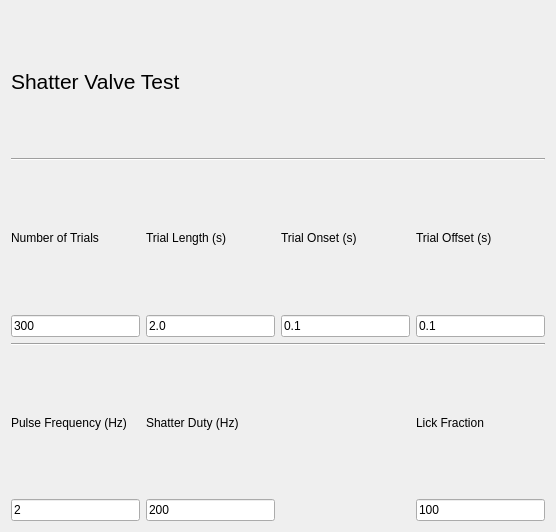
<?xml version="1.0" encoding="UTF-8"?>
<ui version="4.0">
 <class>Form</class>
 <widget class="QWidget" name="Form">
  <property name="geometry">
   <rect>
    <x>0</x>
    <y>0</y>
    <width>556</width>
    <height>532</height>
   </rect>
  </property>
  <property name="windowTitle">
   <string>Form</string>
  </property>
  <layout class="QGridLayout" name="gridLayout">
   <item row="4" column="1">
    <widget class="QLineEdit" name="trialLengthEdit">
     <property name="text">
      <string>2.0</string>
     </property>
    </widget>
   </item>
   <item row="4" column="0">
    <widget class="QLineEdit" name="nTrialsEdit">
     <property name="text">
      <string>300</string>
     </property>
    </widget>
   </item>
   <item row="5" column="0" colspan="4">
    <widget class="Line" name="line">
     <property name="orientation">
      <enum>Qt::Horizontal</enum>
     </property>
    </widget>
   </item>
   <item row="3" column="0">
    <widget class="QLabel" name="label">
     <property name="text">
      <string>Number of Trials</string>
     </property>
    </widget>
   </item>
   <item row="2" column="0" colspan="4">
    <widget class="Line" name="line_2">
     <property name="orientation">
      <enum>Qt::Horizontal</enum>
     </property>
    </widget>
   </item>
   <item row="3" column="2">
    <widget class="QLabel" name="label_2">
     <property name="text">
      <string>Trial Onset (s)</string>
     </property>
    </widget>
   </item>
   <item row="0" column="0" colspan="4">
    <widget class="QLabel" name="label_3">
     <property name="font">
      <font>
       <pointsize>16</pointsize>
      </font>
     </property>
     <property name="text">
      <string>Shatter Valve Test</string>
     </property>
    </widget>
   </item>
   <item row="8" column="3">
    <widget class="QLineEdit" name="lickFractionEdit">
     <property name="text">
      <string>100</string>
     </property>
    </widget>
   </item>
   <item row="4" column="3">
    <widget class="QLineEdit" name="offsetEdit">
     <property name="text">
      <string>0.1</string>
     </property>
    </widget>
   </item>
   <item row="8" column="0">
    <widget class="QLineEdit" name="pulseFrequencyEdit">
     <property name="text">
      <string>2</string>
     </property>
    </widget>
   </item>
   <item row="7" column="3">
    <widget class="QLabel" name="label_6">
     <property name="text">
      <string>Lick Fraction</string>
     </property>
    </widget>
   </item>
   <item row="7" column="0">
    <widget class="QLabel" name="label_9">
     <property name="text">
      <string>Pulse Frequency (Hz)</string>
     </property>
    </widget>
   </item>
   <item row="7" column="1">
    <widget class="QLabel" name="label_8">
     <property name="text">
      <string>Shatter Duty (Hz)</string>
     </property>
    </widget>
   </item>
   <item row="8" column="1">
    <widget class="QLineEdit" name="shatterHzEdit">
     <property name="text">
      <string>200</string>
     </property>
    </widget>
   </item>
   <item row="4" column="2">
    <widget class="QLineEdit" name="onsetEdit">
     <property name="text">
      <string>0.1</string>
     </property>
    </widget>
   </item>
   <item row="3" column="3">
    <widget class="QLabel" name="label_4">
     <property name="text">
      <string>Trial Offset (s)</string>
     </property>
    </widget>
   </item>
   <item row="3" column="1">
    <widget class="QLabel" name="label_5">
     <property name="text">
      <string>Trial Length (s)</string>
     </property>
    </widget>
   </item>
  </layout>
 </widget>
 <resources/>
 <connections/>
</ui>
